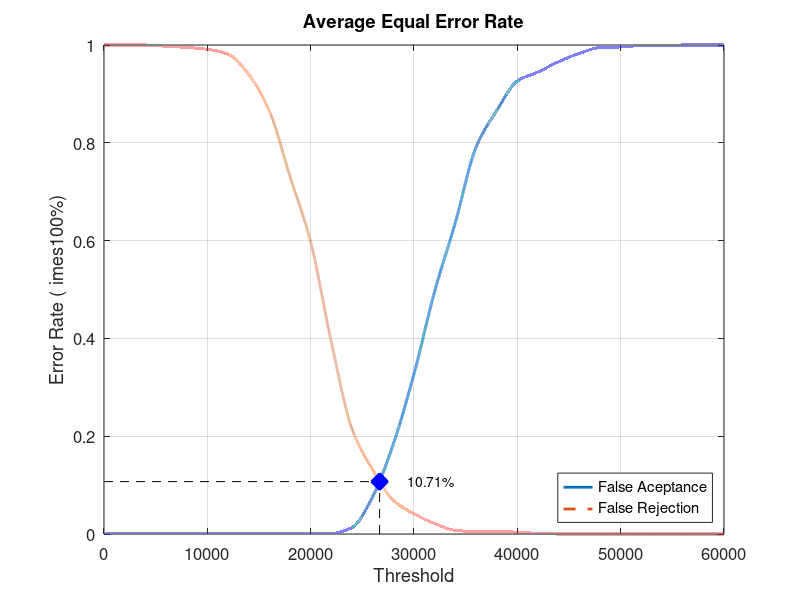
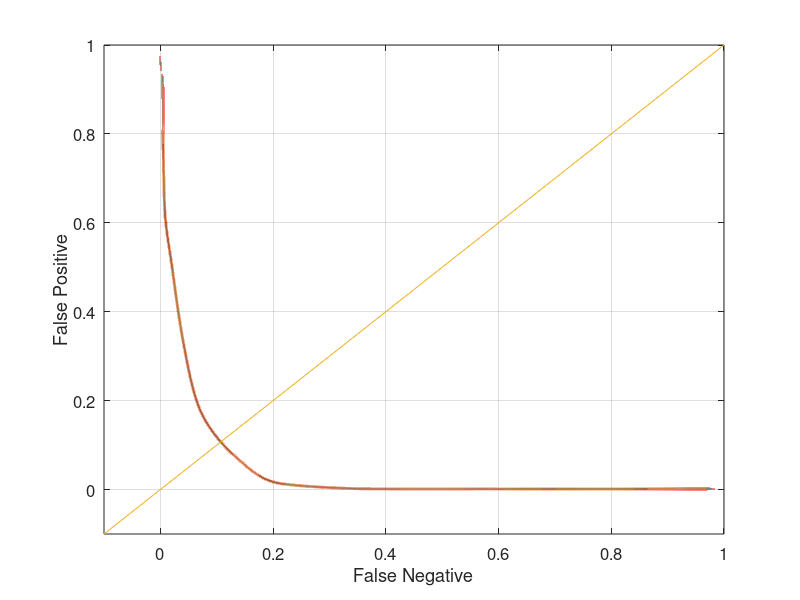

Recreate these plots in MATLAB, in order.
close all;
clear;
clc;
x = 0:2000:60000;
xq = 0:0.5:60000;

y0 = [0 0.00131579 0.00131579 0.00131579 0.00131579 0.00131579 0.00131579 0.00131579 0.00131579 0.00131579 0.00131579 0.00131579 0.0131579 0.0763158 0.184211 0.327632 0.496053 0.636842 0.790789 0.865789 0.926316 0.944737 0.965789 0.982895 0.994737 0.996053 0.998684 0.998684 1 1 1]
yy0 = interp1(x, y0, xq, 'pchip');
y1 = [1 1 1 0.9975 0.995 0.99125 0.98125 0.94 0.865 0.73125 0.5975 0.3925 0.215 0.13125 0.06875 0.04125 0.02125 0.0075 0.005 0.005 0.00375 0.00125 0 0 0 0 0 0 0 0 0]
yy1 = interp1(x, y1, xq, 'pchip');

% Calculating EER: 
y2 = abs(y0 - y1);
find(y2 == min(y2))
yy2 = abs(yy0 - yy1);
xEER = find(yy2 == min(yy2));
xEERIndex = xq(xEER) % X-axis EER
yEER = yy0(xEER) % Y-axis EER

main = figure
plot(xq, yy0,'-','LineWidth', 2);	hold on
plot(xq, yy1,'--','LineWidth', 2);	hold on
plot([xEERIndex xEERIndex], [0 yEER], 'k--');	hold on
plot([0 xEERIndex], [yEER yEER], 'k--');	hold on
plot(xEERIndex, yEER, 'bx', 'LineWidth', 10);	hold on
text(xEERIndex + 10 * xEERIndex / 100, yEER, [num2str(round((10000 * yEER)) / 100) '%'])
legend('False Aceptance', 'False Rejection', 'Location', 'SouthEast')
xlabel('Threshold')
ylabel('Error Rate (	imes100%)')
title('Average Equal Error Rate')
set(gca, 'FontSize', 12)
axis([0 60000 0 1])
grid on

print(main, 'Experiment1AverageMain', '-dpng');
FNRxFPR = figure('Color', [1 1 1]);
plot(yy1, yy0, '-', yy1, yy0, 'LineWidth', 2);
hold on
y = -0.1:0.1:1
plot(y, y); 
set(gca, 'FontSize', 12)
xlabel('False Negative')
ylabel('False Positive')
axis([-0.1 1 -0.1 1])
set(gca, 'FontSize', 12)
grid on

print(FNRxFPR, 'Experiment1AverageFNRxFPR','-dpng');
